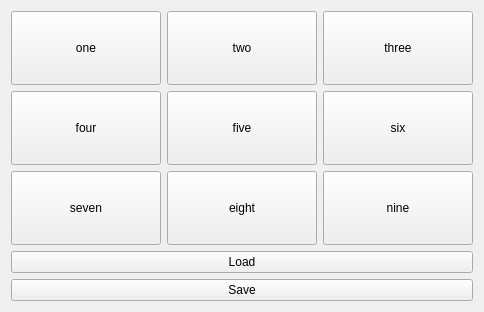
<?xml version="1.0" encoding="UTF-8"?>
<ui version="4.0">
 <class>Widget</class>
 <widget class="QWidget" name="Widget">
  <property name="geometry">
   <rect>
    <x>0</x>
    <y>0</y>
    <width>484</width>
    <height>312</height>
   </rect>
  </property>
  <property name="windowTitle">
   <string>Widget</string>
  </property>
  <layout class="QVBoxLayout" name="verticalLayout">
   <item>
    <layout class="QGridLayout" name="gridLayout">
     <item row="1" column="1">
      <widget class="QPushButton" name="fiveButton">
       <property name="sizePolicy">
        <sizepolicy hsizetype="Minimum" vsizetype="Expanding">
         <horstretch>0</horstretch>
         <verstretch>0</verstretch>
        </sizepolicy>
       </property>
       <property name="text">
        <string>five</string>
       </property>
      </widget>
     </item>
     <item row="1" column="3">
      <widget class="QPushButton" name="sixButton">
       <property name="sizePolicy">
        <sizepolicy hsizetype="Minimum" vsizetype="Expanding">
         <horstretch>0</horstretch>
         <verstretch>0</verstretch>
        </sizepolicy>
       </property>
       <property name="text">
        <string>six</string>
       </property>
      </widget>
     </item>
     <item row="3" column="0">
      <widget class="QPushButton" name="sevenButton">
       <property name="sizePolicy">
        <sizepolicy hsizetype="Minimum" vsizetype="Expanding">
         <horstretch>0</horstretch>
         <verstretch>0</verstretch>
        </sizepolicy>
       </property>
       <property name="text">
        <string>seven</string>
       </property>
      </widget>
     </item>
     <item row="3" column="3">
      <widget class="QPushButton" name="nineButton">
       <property name="sizePolicy">
        <sizepolicy hsizetype="Minimum" vsizetype="Expanding">
         <horstretch>0</horstretch>
         <verstretch>0</verstretch>
        </sizepolicy>
       </property>
       <property name="text">
        <string>nine</string>
       </property>
      </widget>
     </item>
     <item row="0" column="3">
      <widget class="QPushButton" name="threeButton">
       <property name="sizePolicy">
        <sizepolicy hsizetype="Minimum" vsizetype="Expanding">
         <horstretch>0</horstretch>
         <verstretch>0</verstretch>
        </sizepolicy>
       </property>
       <property name="text">
        <string>three</string>
       </property>
      </widget>
     </item>
     <item row="1" column="0">
      <widget class="QPushButton" name="fourButton">
       <property name="sizePolicy">
        <sizepolicy hsizetype="Minimum" vsizetype="Expanding">
         <horstretch>0</horstretch>
         <verstretch>0</verstretch>
        </sizepolicy>
       </property>
       <property name="text">
        <string>four</string>
       </property>
      </widget>
     </item>
     <item row="0" column="0">
      <widget class="QPushButton" name="oneButton">
       <property name="sizePolicy">
        <sizepolicy hsizetype="Minimum" vsizetype="Expanding">
         <horstretch>0</horstretch>
         <verstretch>0</verstretch>
        </sizepolicy>
       </property>
       <property name="text">
        <string>one</string>
       </property>
      </widget>
     </item>
     <item row="0" column="1">
      <widget class="QPushButton" name="twoButton">
       <property name="sizePolicy">
        <sizepolicy hsizetype="Minimum" vsizetype="Expanding">
         <horstretch>0</horstretch>
         <verstretch>0</verstretch>
        </sizepolicy>
       </property>
       <property name="text">
        <string>two</string>
       </property>
      </widget>
     </item>
     <item row="3" column="1">
      <widget class="QPushButton" name="eightButton">
       <property name="sizePolicy">
        <sizepolicy hsizetype="Minimum" vsizetype="Expanding">
         <horstretch>0</horstretch>
         <verstretch>0</verstretch>
        </sizepolicy>
       </property>
       <property name="text">
        <string>eight</string>
       </property>
      </widget>
     </item>
    </layout>
   </item>
   <item>
    <widget class="QPushButton" name="LoadButton">
     <property name="text">
      <string>Load</string>
     </property>
    </widget>
   </item>
   <item>
    <widget class="QPushButton" name="SaveButton">
     <property name="text">
      <string>Save</string>
     </property>
    </widget>
   </item>
  </layout>
 </widget>
 <resources/>
 <connections/>
</ui>
